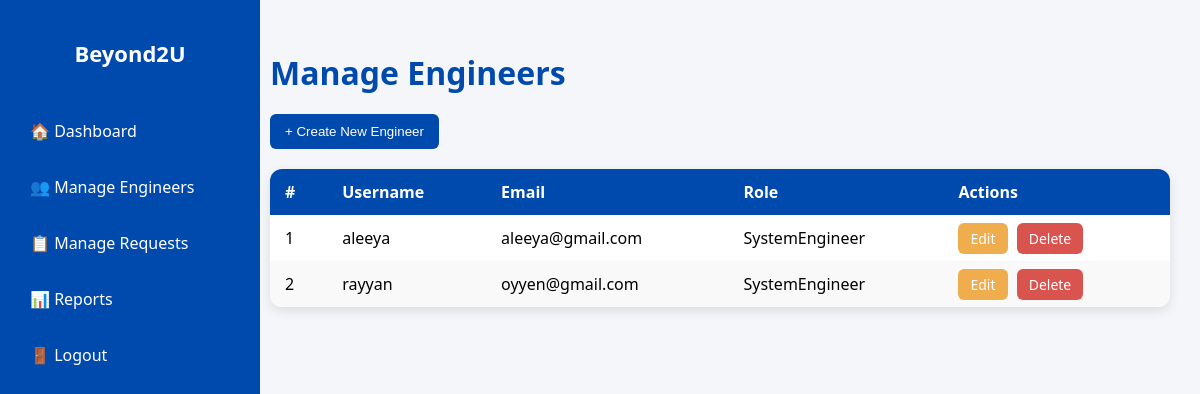
/beyond2u/dashboard/teamlead/manage-engineers/ (signed in), run on an earlier commit of the app's database.
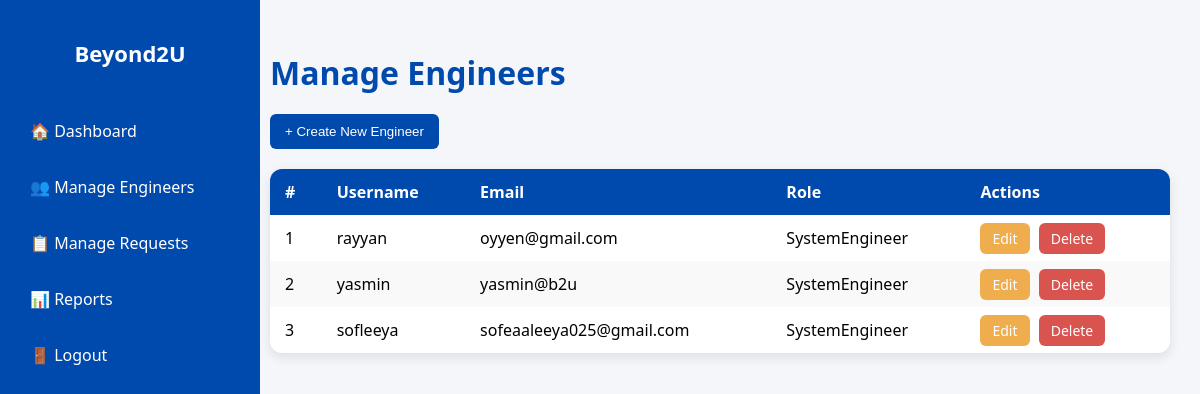
And on a later commit of the database.
### inventorySystem/models.py (models this page shows, shortened)
class User(AbstractUser):
    ROLE_CHOICES = [
        ('TeamLead', 'Team Lead'),
        ('SystemEngineer', 'System Engineer'),
    ]
    role = models.CharField(max_length=20, choices=ROLE_CHOICES, default='SystemEngineer')

### inventorySystem/views.py (the view, shortened to what this page needs)
# urls.py: path('dashboard/teamlead/manage-engineers/', views.manage_engineers, name='manage_engineers'),
@login_required(login_url='login')
def manage_engineers(request):
    if request.user.role.lower() != 'teamlead':
        return redirect('engineer_dashboard')
    engineers = User.objects.filter(role__iexact='SystemEngineer')
    return render(request, "manage_engineers.html", {"engineers": engineers})

### inventorySystem/templates/manage_engineers.html (shortened to what this page needs)
<!DOCTYPE html>
<html lang="en">
<head>
</head>
<body>
<div class="sidebar">
    <h2>Beyond2U</h2>
    <a href="{% url 'teamlead_dashboard' %}">🏠 Dashboard</a>
    <a href="{% url 'manage_engineers' %}">👥 Manage Engineers</a>
    <a href="{% url 'manage_requests' %}">📋 Manage Requests</a>
    <a href="{% url 'reports' %}">📊 Reports</a>
    <a href="{% url 'logout' %}">🚪 Logout</a>
</div>
<div class="content">
    <h1>Manage Engineers</h1>
    <div class="top-actions">
        <button onclick="toggleForm()">+ Create New Engineer</button>
    </div>
    <table>
        <thead>
            <tr>
                <th>#</th>
                <th>Username</th>
                <th>Email</th>
                <th>Role</th>
                <th>Actions</th>
            </tr>
        </thead>
        <tbody>
            {% for engineer in engineers %}
            <tr>
                <td>{{ forloop.counter }}</td>
                <td>{{ engineer.username }}</td>
                <td>{{ engineer.email }}</td>
                <td>{{ engineer.role }}</td>
                <td>
                    <a href="{% url 'edit_engineer' engineer.id %}" class="action-btn edit-btn">Edit</a>
                    <a href="{% url 'delete_engineer' engineer.id %}" class="action-btn delete-btn">Delete</a>
                </td>
            </tr>
            {% empty %}
            <tr>
                <td colspan="5" style="text-align:center;">No engineers found.</td>
            </tr>
            {% endfor %}
        </tbody>
    </table>
</div>
</body>
</html>

### inventorySystem/templates/manage_engineers.html (style rules this page uses)
body { margin: 0; font-family: 'Segoe UI', sans-serif; background-color: #f4f6fa; }
.sidebar { position: fixed; left: 0; top: 0; width: 220px; height: 100%; background-color: #004aad; color: white; padding: 20px; }
.sidebar h2 { margin-bottom: 40px; font-size: 22px; text-align: center; }
.sidebar a { display: block; color: white; text-decoration: none; padding: 12px 10px; border-radius: 8px; margin-bottom: 10px; transition: background 0.3s; }
.content { margin-left: 240px; padding: 30px; }
h1 { color: #004aad; margin-bottom: 20px; }
.top-actions { margin-bottom: 20px; }
.top-actions button { background-color: #004aad; color: white; padding: 10px 15px; border-radius: 6px; border: none; cursor: pointer; transition: 0.3s; }
table { width: 100%; border-collapse: collapse; background-color: white; border-radius: 12px; overflow: hidden; box-shadow: 0 4px 12px rgba(0,0,0,0.1); }
th, td { padding: 12px 15px; text-align: left; }
th { background-color: #004aad; color: white; }
tr:nth-child(even) { background-color: #f9f9f9; }
.action-btn { padding: 6px 12px; border-radius: 6px; text-decoration: none; color: white; margin-right: 5px; font-size: 14px; }
.edit-btn { background-color: #f0ad4e; }
.delete-btn { background-color: #d9534f; }

What changed in the data, as far as the page shows it:
removed User: username "aleeya", email "aleeya@gmail.com", role "SystemEngineer"
added User: username "yasmin", email "yasmin@b2u", role "SystemEngineer"
added User: username "sofleeya", email "sofeaaleeya025@gmail.com", role "SystemEngineer"
